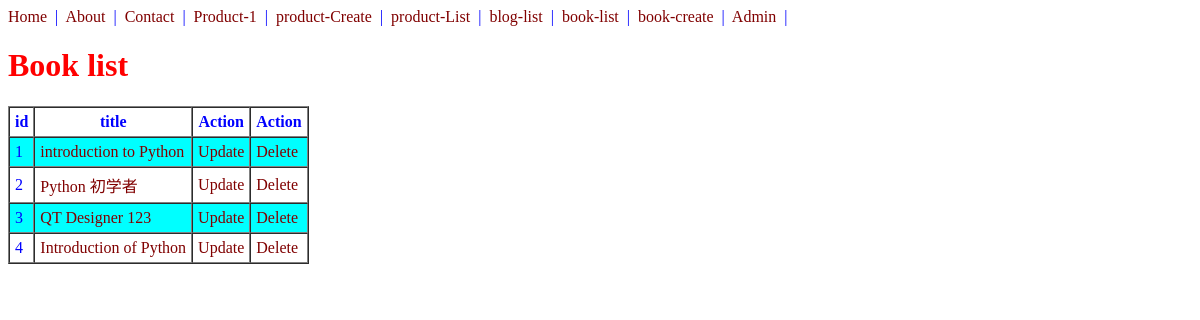
The page /books/ on the database as committed earlier.
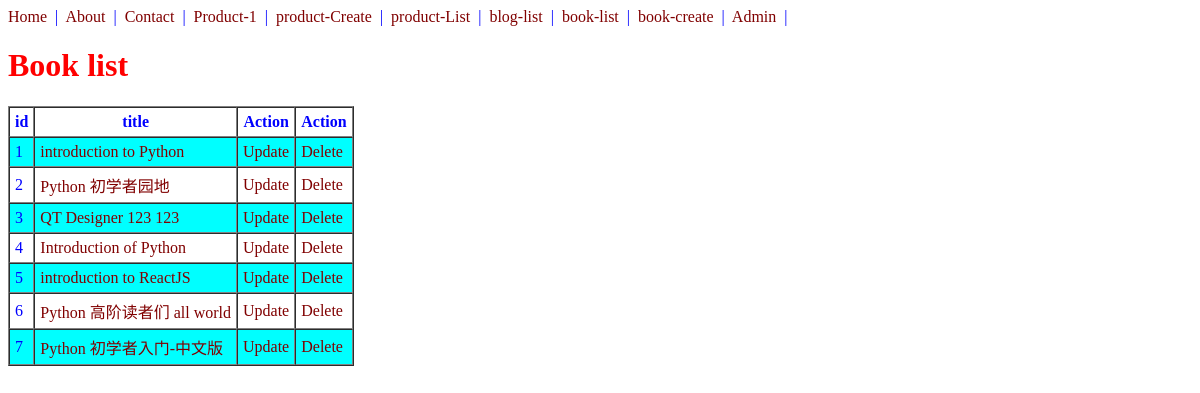
The same page on the database as committed later.
### books/models.py (models this page shows, shortened)
class Book(models.Model):
    title = models.CharField(max_length=100)
    description = models.TextField(null=True)
    price = models.DecimalField(max_digits=10, decimal_places=2)
    def get_absolute_url(self):
        return reverse("books:book-detail", kwargs={'id':self.id}) # clean and easy way to make url dynamic
    def get_update_url(self):
        return reverse("books:book-update", kwargs={'id':self.id}) # clean and easy way to make url dynamic
    def get_delete_url(self):
        return reverse("books:book-delete", kwargs={'id':self.id}) # clean and easy way to make url dynamic

### books/views.py (the view, shortened to what this page needs)
# urls.py: path('', BookListView.as_view(), name='book-list'),
class BookListView(View):
    template_name = 'books/book_list.html' # override default template file name
    def get(self, request, *args, **kwargs):
        queryset = Book.objects.all()
        context = {'object_list': queryset}
        return render(request, self.template_name, context)

### books/templates/books/book_list.html
{% extends 'base.html' %}
{% block content %}
{% load static %}
<h1>Book list</h1>
<table border="1", cellspacing="0", cellpadding="5">
<tr>
    <th>id</th><th>title</th><th>Action</th><th>Action</th>
</tr>
{% for book in object_list %}
    {% cycle 'row1' 'row2' as rowcolors silent %}
    <tr class="{{ rowcolors }}">
        <td>{{book.id}}</td>
        <td><a href='{{ book.get_absolute_url }}'>{{book.title}}</a></td>
        <td><a href='{{ book.get_update_url }}'>Update</a></td>
        <td><a href='{{ book.get_delete_url }}'>Delete</a></td>
    </tr>
{% endfor %}
</table>
{% endblock %}

### templates/base.html (shortened to what this page needs)
<!doctype html>
{% load static %}
<html>
    <head>
        <link href="{% static 'css/style.css' %}" rel="stylesheet">
    </head>
    <body>
        {% include 'navbar.html' %}
        {% block content %}{% endblock %}
    </body>
</html>

### templates/navbar.html
<nav>
<a href='/'>Home</a> &nbsp;|&nbsp;
<a href="/about">About</a> &nbsp;|&nbsp;
<a href="/contact">Contact</a> &nbsp;|&nbsp;
<a href="/products/product">Product-1</a> &nbsp;|&nbsp;
<a href="/products/create">product-Create</a> &nbsp;|&nbsp;
<a href="/products">product-List</a> &nbsp;|&nbsp;
<a href="/blogs">blog-list</a> &nbsp;|&nbsp;
<a href="/books">book-list</a> &nbsp;|&nbsp;
<a href="/books/create">book-create</a> &nbsp;|&nbsp;
<a href="/admin">Admin</a> &nbsp;|&nbsp;
</nav>

### static/css/style.css (style rules this page uses)
a:link { color:maroon; text-decoration: none; }
body { color: blue }
h1 { color: red }
.row1 { background-color:aqua; }

Rows that differ between the two databases and show on the page:
changed Book id 2: title "Python 初学者" → "Python 初学者园地"
changed Book id 3: title "QT Designer 123" → "QT Designer 123 123"
added Book: id "5", title "introduction to ReactJS"
added Book: id "6", title "Python 高阶读者们 all world"
added Book: id "7", title "Python 初学者入门-中文版"
